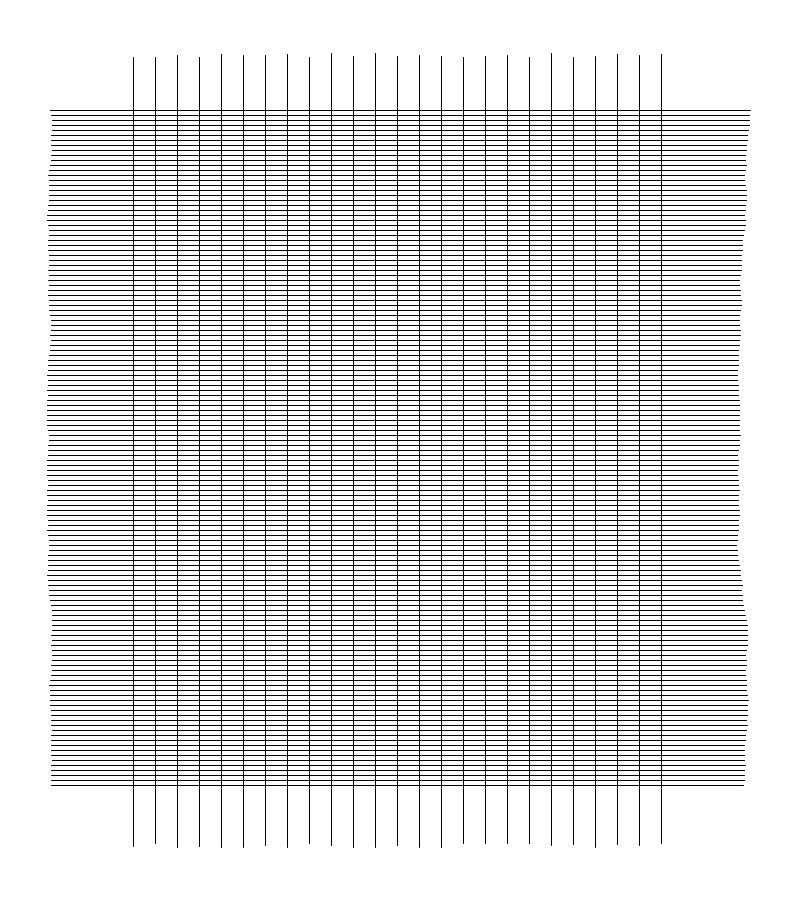
Frame 1 (no input)
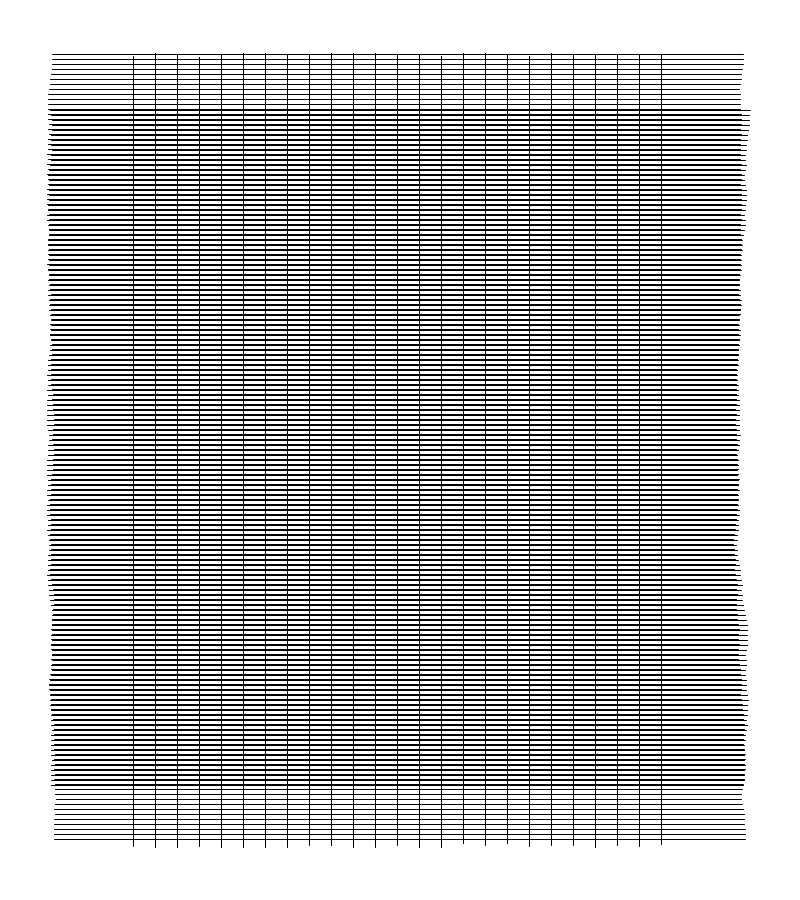
Frame 2 (the mouse pressed at the canvas centre, redrawn once)

The Processing sketch that drew these frames (run headless with seeded random() and noise(); the mouse was pressed at the canvas centre and the sketch redrawn once):

// Processing sketch: agnes_martin_untitled_1960
// ── agnes_martin_untitled_1960.pde
int strokeColor = 0;
int vertSpacing = 5;
int horSpacing = 22;
int marginLR = 50;
int marginTBHor = 110;
int marginTBVer = int(0.5 * marginTBHor);
int numVertLines = 25;

int lineStartL, lineEndR, lineStartT, lineEndB;
int vertPosition, horPosition;
int widthOfVertLines, startOfVertLines;

void setup() {
  size(800, 900);
  
  lineStartL = marginLR;
  lineEndR = width - marginLR;
  lineStartT = marginTBHor;
  lineEndB = height - marginTBHor;
  
  widthOfVertLines = numVertLines * horSpacing;
  startOfVertLines = int((width - widthOfVertLines) / 2) + 8;
  
  strokeWeight(1);
  background(255);
  
  noLoop();
}

void draw() {
  for (vertPosition = lineStartT; vertPosition < lineEndB; vertPosition += vertSpacing) {
    lineStartL = lineStartL + int(random(-2, 2));
    lineEndR = lineEndR + int(random(-2, 2));
    line(lineStartL, vertPosition, lineEndR, vertPosition);
  }
  
  for (horPosition = startOfVertLines; horPosition < (width - startOfVertLines); horPosition += horSpacing) {
    lineStartT = marginTBVer + int(random(-3, 3));
    lineEndB = height - marginTBVer + int(random(-3, 3));
    line(horPosition, lineStartT, horPosition, lineEndB);
  }
}
